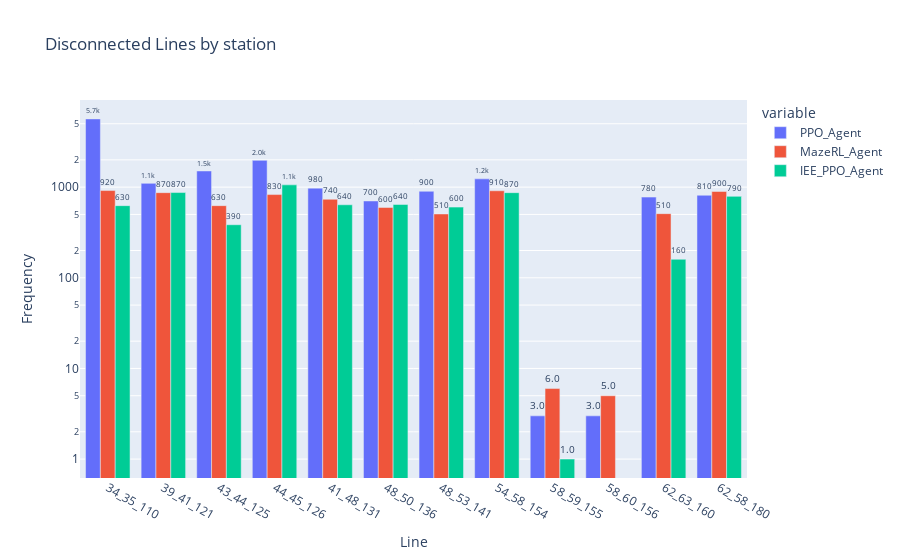

Notebook cell for this chart:
### Markdown cell above
#### 1.2 Disconnected lines

### Code cell
chart_title = "Disconnected lines"

aa.plot_lines_impact(
    agents_results, 
    fig_type = 'disconnected', 
    title = chart_title,
)
    
    #yaxis_type = "linear")

### Figure 1 — Plotly figure (JSON) as saved in the notebook; plotly's stock layout.template omitted (floating-point values rounded to 4 significant figures)
{"data": [{"alignmentgroup": "True", "cliponaxis": false, "hovertemplate": "variable=PPO_Agent<br>Line=%{x}<br>Frequency=%{y}<extra></extra>", "legendgroup": "PPO_Agent", "marker": {"color": "#636efa", "pattern": {"shape": ""}}, "name": "PPO_Agent", "offsetgroup": "wide_variable_0", "orientation": "v", "showlegend": true, "textangle": 0, "textfont": {"size": 12}, "textposition": "outside", "texttemplate": "%{y:.2s}", "type": "bar", "x": ["34_35_110", "39_41_121", "43_44_125", "44_45_126", "41_48_131", "48_50_136", "48_53_141", "54_58_154", "58_59_155", "58_60_156", "62_63_160", "62_58_180"], "xaxis": "x", "y": [5660, 1101, 1508, 1975, 975, 704, 900, 1234, 3, 3, 777, 814], "yaxis": "y"}, {"alignmentgroup": "True", "cliponaxis": false, "hovertemplate": "variable=MazeRL_Agent<br>Line=%{x}<br>Frequency=%{y}<extra></extra>", "legendgroup": "MazeRL_Agent", "marker": {"color": "#EF553B", "pattern": {"shape": ""}}, "name": "MazeRL_Agent", "offsetgroup": "wide_variable_1", "orientation": "v", "showlegend": true, "textangle": 0, "textfont": {"size": 12}, "textposition": "outside", "texttemplate": "%{y:.2s}", "type": "bar", "x": ["34_35_110", "39_41_121", "43_44_125", "44_45_126", "41_48_131", "48_50_136", "48_53_141", "54_58_154", "58_59_155", "58_60_156", "62_63_160", "62_58_180"], "xaxis": "x", "y": [917, 869, 625, 828, 735, 597, 506, 912, 6, 5, 510, 896], "yaxis": "y"}, {"alignmentgroup": "True", "cliponaxis": false, "hovertemplate": "variable=IEE_PPO_Agent<br>Line=%{x}<br>Frequency=%{y}<extra></extra>", "legendgroup": "IEE_PPO_Agent", "marker": {"color": "#00cc96", "pattern": {"shape": ""}}, "name": "IEE_PPO_Agent", "offsetgroup": "wide_variable_2", "orientation": "v", "showlegend": true, "textangle": 0, "textfont": {"size": 12}, "textposition": "outside", "texttemplate": "%{y:.2s}", "type": "bar", "x": ["34_35_110", "39_41_121", "43_44_125", "44_45_126", "41_48_131", "48_50_136", "48_53_141", "54_58_154", "58_59_155", "58_60_156", "62_63_160", "62_58_180"], "xaxis": "x", "y": [625, 872, 385, 1060, 639, 644, 602, 869, 1, null, 160, 791], "yaxis": "y"}], "layout": {"barmode": "group", "legend": {"title": {"text": "variable"}, "tracegroupgap": 0}, "title": {"text": "Disconnected Lines by station"}, "xaxis": {"anchor": "y", "domain": [0, 1], "title": {"text": "Line"}}, "yaxis": {"anchor": "x", "domain": [0, 1], "title": {"text": "Frequency"}, "type": "log"}}}
